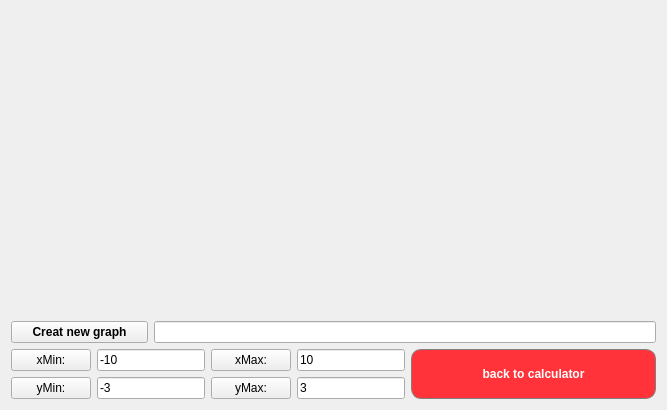
<?xml version="1.0" encoding="UTF-8"?>
<ui version="4.0">
 <class>Graph</class>
 <widget class="QWidget" name="Graph">
  <property name="geometry">
   <rect>
    <x>0</x>
    <y>0</y>
    <width>667</width>
    <height>410</height>
   </rect>
  </property>
  <property name="windowTitle">
   <string>Graph</string>
  </property>
  <layout class="QGridLayout" name="gridLayout_2">
   <item row="0" column="0">
    <widget class="QCustomPlot" name="widget" native="true"/>
   </item>
   <item row="1" column="0">
    <layout class="QGridLayout" name="gridLayout">
     <item row="0" column="0" colspan="2">
      <widget class="QPushButton" name="pushButton">
       <property name="sizePolicy">
        <sizepolicy hsizetype="Preferred" vsizetype="Preferred">
         <horstretch>0</horstretch>
         <verstretch>0</verstretch>
        </sizepolicy>
       </property>
       <property name="font">
        <font>
         <weight>75</weight>
         <bold>true</bold>
        </font>
       </property>
       <property name="text">
        <string>Creat new graph</string>
       </property>
      </widget>
     </item>
     <item row="0" column="2" colspan="4">
      <widget class="QLineEdit" name="new_graph">
       <property name="sizePolicy">
        <sizepolicy hsizetype="Preferred" vsizetype="Fixed">
         <horstretch>0</horstretch>
         <verstretch>0</verstretch>
        </sizepolicy>
       </property>
      </widget>
     </item>
     <item row="1" column="0">
      <widget class="QPushButton" name="pushButton_2">
       <property name="sizePolicy">
        <sizepolicy hsizetype="Fixed" vsizetype="Fixed">
         <horstretch>0</horstretch>
         <verstretch>0</verstretch>
        </sizepolicy>
       </property>
       <property name="text">
        <string>xMin:</string>
       </property>
      </widget>
     </item>
     <item row="1" column="1" colspan="2">
      <widget class="QLineEdit" name="line_xMin">
       <property name="sizePolicy">
        <sizepolicy hsizetype="Fixed" vsizetype="Fixed">
         <horstretch>0</horstretch>
         <verstretch>0</verstretch>
        </sizepolicy>
       </property>
       <property name="text">
        <string>-10</string>
       </property>
      </widget>
     </item>
     <item row="1" column="3">
      <widget class="QPushButton" name="pushButton_3">
       <property name="sizePolicy">
        <sizepolicy hsizetype="Fixed" vsizetype="Fixed">
         <horstretch>0</horstretch>
         <verstretch>0</verstretch>
        </sizepolicy>
       </property>
       <property name="text">
        <string>xMax:</string>
       </property>
      </widget>
     </item>
     <item row="1" column="4">
      <widget class="QLineEdit" name="line_xMax">
       <property name="sizePolicy">
        <sizepolicy hsizetype="Fixed" vsizetype="Fixed">
         <horstretch>0</horstretch>
         <verstretch>0</verstretch>
        </sizepolicy>
       </property>
       <property name="text">
        <string>10</string>
       </property>
      </widget>
     </item>
     <item row="1" column="5" rowspan="2">
      <widget class="QPushButton" name="pushButton_back">
       <property name="sizePolicy">
        <sizepolicy hsizetype="Preferred" vsizetype="Preferred">
         <horstretch>100</horstretch>
         <verstretch>0</verstretch>
        </sizepolicy>
       </property>
       <property name="font">
        <font>
         <weight>75</weight>
         <bold>true</bold>
        </font>
       </property>
       <property name="styleSheet">
        <string notr="true">QPushButton {
  border-radius: 10px;
  background-color: rgb(255, 51, 57);
  color: white; 
  border: 1px solid gray;
}

QPushButton:pressed {
    background-color: qlineargradient(x1: 0, y1: 0, x2: 0, y2: 1,
                                      stop: 0 #FF7832, stop: 1 #FF9739);
}</string>
       </property>
       <property name="text">
        <string>back to calculator</string>
       </property>
      </widget>
     </item>
     <item row="2" column="0">
      <widget class="QPushButton" name="pushButton_4">
       <property name="sizePolicy">
        <sizepolicy hsizetype="Fixed" vsizetype="Fixed">
         <horstretch>0</horstretch>
         <verstretch>0</verstretch>
        </sizepolicy>
       </property>
       <property name="text">
        <string>yMin:</string>
       </property>
      </widget>
     </item>
     <item row="2" column="1" colspan="2">
      <widget class="QLineEdit" name="line_yMin">
       <property name="sizePolicy">
        <sizepolicy hsizetype="Fixed" vsizetype="Fixed">
         <horstretch>0</horstretch>
         <verstretch>0</verstretch>
        </sizepolicy>
       </property>
       <property name="text">
        <string>-3</string>
       </property>
      </widget>
     </item>
     <item row="2" column="3">
      <widget class="QPushButton" name="pushButton_5">
       <property name="sizePolicy">
        <sizepolicy hsizetype="Fixed" vsizetype="Fixed">
         <horstretch>0</horstretch>
         <verstretch>0</verstretch>
        </sizepolicy>
       </property>
       <property name="text">
        <string>yMax:</string>
       </property>
      </widget>
     </item>
     <item row="2" column="4">
      <widget class="QLineEdit" name="line_yMax">
       <property name="sizePolicy">
        <sizepolicy hsizetype="Fixed" vsizetype="Fixed">
         <horstretch>0</horstretch>
         <verstretch>0</verstretch>
        </sizepolicy>
       </property>
       <property name="text">
        <string>3</string>
       </property>
      </widget>
     </item>
    </layout>
   </item>
  </layout>
 </widget>
 <customwidgets>
  <customwidget>
   <class>QCustomPlot</class>
   <extends>QWidget</extends>
   <header>qcustomplot.h</header>
   <container>1</container>
  </customwidget>
 </customwidgets>
 <resources/>
 <connections/>
</ui>
